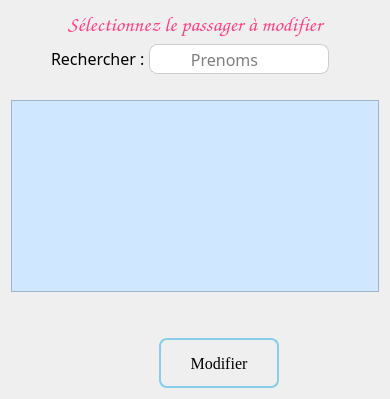
          <widget class="QWidget" name="page_31">
           <layout class="QGridLayout" name="gridLayout_13">
            <item row="3" column="0">
             <spacer name="verticalSpacer_8">
              <property name="orientation">
               <enum>Qt::Orientation::Vertical</enum>
              </property>
              <property name="sizeType">
               <enum>QSizePolicy::Policy::Preferred</enum>
              </property>
              <property name="sizeHint" stdset="0">
               <size>
                <width>20</width>
                <height>40</height>
               </size>
              </property>
             </spacer>
            </item>
            <item row="1" column="0">
             <layout class="QHBoxLayout" name="horizontalLayout_27">
              <property name="spacing">
               <number>0</number>
              </property>
              <property name="topMargin">
               <number>0</number>
              </property>
              <property name="rightMargin">
               <number>50</number>
              </property>
              <property name="bottomMargin">
               <number>20</number>
              </property>
              <item>
               <spacer name="horizontalSpacer_33">
                <property name="orientation">
                 <enum>Qt::Orientation::Horizontal</enum>
                </property>
                <property name="sizeHint" stdset="0">
                 <size>
                  <width>40</width>
                  <height>20</height>
                 </size>
                </property>
               </spacer>
              </item>
              <item alignment="Qt::AlignmentFlag::AlignRight">
               <widget class="QLabel" name="label_19">
                <property name="sizePolicy">
                 <sizepolicy hsizetype="Fixed" vsizetype="Fixed">
                  <horstretch>0</horstretch>
                  <verstretch>0</verstretch>
                 </sizepolicy>
                </property>
                <property name="font">
                 <font>
                  <family>Calisto MT</family>
                  <pointsize>12</pointsize>
                 </font>
                </property>
                <property name="text">
                 <string>Rechercher : </string>
                </property>
               </widget>
              </item>
              <item alignment="Qt::AlignmentFlag::AlignRight">
               <widget class="QLineEdit" name="modRecherchePassager">
                <property name="sizePolicy">
                 <sizepolicy hsizetype="Fixed" vsizetype="Fixed">
                  <horstretch>0</horstretch>
                  <verstretch>0</verstretch>
                 </sizepolicy>
                </property>
                <property name="minimumSize">
                 <size>
                  <width>150</width>
                  <height>0</height>
                 </size>
                </property>
                <property name="maximumSize">
                 <size>
                  <width>150</width>
                  <height>30</height>
                 </size>
                </property>
                <property name="font">
                 <font>
                  <family>Calisto MT</family>
                  <pointsize>12</pointsize>
                 </font>
                </property>
                <property name="styleSheet">
                 <string notr="true">QLineEdit {
border : none;
 border: 1px solid #ccc;
border-right : none;
background-color : white;
border-top-left-radius : 8px;
border-bottom-left-radius : 8px;
}</string>
                </property>
                <property name="alignment">
                 <set>Qt::AlignmentFlag::AlignCenter</set>
                </property>
                <property name="placeholderText">
                 <string>Prenoms</string>
                </property>
               </widget>
              </item>
              <item>
               <widget class="QPushButton" name="pushButton_9">
                <property name="sizePolicy">
                 <sizepolicy hsizetype="Fixed" vsizetype="Fixed">
                  <horstretch>0</horstretch>
                  <verstretch>0</verstretch>
                 </sizepolicy>
                </property>
                <property name="minimumSize">
                 <size>
                  <width>30</width>
                  <height>30</height>
                 </size>
                </property>
                <property name="maximumSize">
                 <size>
                  <width>30</width>
                  <height>30</height>
                 </size>
                </property>
                <property name="styleSheet">
                 <string notr="true">QPushButton {
border : none;
background-color : white;
border: 1px solid #ccc;
border-left : none;
border-top-right-radius : 8px;
border-bottom-right-radius : 8px;
}</string>
                </property>
                <property name="text">
                 <string/>
                </property>
                <property name="icon">
                 <iconset theme="QIcon::ThemeIcon::SystemSearch"/>
                </property>
               </widget>
              </item>
             </layout>
            </item>
            <item row="0" column="0">
             <widget class="QLabel" name="label_198">
              <property name="sizePolicy">
               <sizepolicy hsizetype="Preferred" vsizetype="Fixed">
                <horstretch>0</horstretch>
                <verstretch>0</verstretch>
               </sizepolicy>
              </property>
              <property name="font">
               <font>
                <family>Comic Sans MS</family>
                <pointsize>16</pointsize>
               </font>
              </property>
              <property name="styleSheet">
               <string notr="true">color: #FF4081;</string>
              </property>
              <property name="text">
               <string>Sélectionnez le passager à modifier</string>
              </property>
              <property name="textFormat">
               <enum>Qt::TextFormat::AutoText</enum>
              </property>
              <property name="alignment">
               <set>Qt::AlignmentFlag::AlignCenter</set>
              </property>
              <property name="margin">
               <number>10</number>
              </property>
             </widget>
            </item>
            <item row="4" column="0">
             <layout class="QHBoxLayout" name="horizontalLayout_43">
              <property name="spacing">
               <number>20</number>
              </property>
              <property name="leftMargin">
               <number>0</number>
              </property>
              <property name="rightMargin">
               <number>100</number>
              </property>
              <item alignment="Qt::AlignmentFlag::AlignRight">
               <widget class="QPushButton" name="btnMod">
                <property name="enabled">
                 <bool>false</bool>
                </property>
                <property name="sizePolicy">
                 <sizepolicy hsizetype="Fixed" vsizetype="Fixed">
                  <horstretch>0</horstretch>
                  <verstretch>0</verstretch>
                 </sizepolicy>
                </property>
                <property name="minimumSize">
                 <size>
                  <width>120</width>
                  <height>50</height>
                 </size>
                </property>
                <property name="maximumSize">
                 <size>
                  <width>200</width>
                  <height>60</height>
                 </size>
                </property>
                <property name="font">
                 <font>
                  <family>Georgia</family>
                  <pointsize>12</pointsize>
                 </font>
                </property>
                <property name="styleSheet">
                 <string notr="true">QPushButton {
    background: qlineargradient(x1:0, y1:0, x2:0, y2:1,
                                stop:0 #00aaff, stop:1 #f0f0f0);
    border: 2px solid skyblue;
    border-radius: 8px;
    padding: 5px;
    color: black;
}

QPushButton:hover {
    background: qlineargradient(x1:0, y1:0, x2:0, y2:1,
                                stop:0 #f0f0f0, stop:1 #00aaff);
    border: 2px solid skyblue;
}

QPushButton:pressed {
    background: qlineargradient(x1:0, y1:0, x2:0, y2:1,
                                stop:0 #f0f0f0, stop:1 #0080ff);
    border: 2px solid teal;
}</string>
                </property>
                <property name="text">
                 <string>Modifier</string>
                </property>
                <property name="icon">
                 <iconset resource="ressources/icons.qrc">
                  <normaloff>:/icons/modPassager.png</normaloff>:/icons/modPassager.png</iconset>
                </property>
                <property name="iconSize">
                 <size>
                  <width>20</width>
                  <height>20</height>
                 </size>
                </property>
               </widget>
              </item>
             </layout>
            </item>
            <item row="2" column="0">
             <widget class="QTableView" name="modListePassager">
              <property name="sizePolicy">
               <sizepolicy hsizetype="Expanding" vsizetype="Preferred">
                <horstretch>0</horstretch>
                <verstretch>0</verstretch>
               </sizepolicy>
              </property>
              <property name="font">
               <font>
                <family>Microsoft JhengHei</family>
                <pointsize>10</pointsize>
               </font>
              </property>
              <property name="styleSheet">
               <string notr="true">background-color:  #CFE8FF;
selection-background-color: lightseagreen;</string>
              </property>
              <property name="alternatingRowColors">
               <bool>true</bool>
              </property>
              <property name="selectionMode">
               <enum>QAbstractItemView::SelectionMode::SingleSelection</enum>
              </property>
              <property name="selectionBehavior">
               <enum>QAbstractItemView::SelectionBehavior::SelectRows</enum>
              </property>
              <attribute name="horizontalHeaderDefaultSectionSize">
               <number>230</number>
              </attribute>
              <attribute name="horizontalHeaderStretchLastSection">
               <bool>true</bool>
              </attribute>
              <attribute name="verticalHeaderVisible">
               <bool>false</bool>
              </attribute>
              <attribute name="verticalHeaderDefaultSectionSize">
               <number>35</number>
              </attribute>
             </widget>
            </item>
           </layout>
          </widget>
